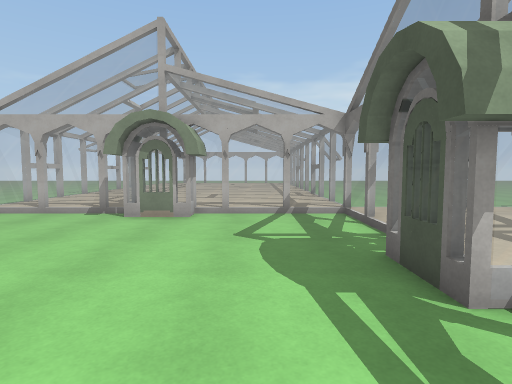
View 1 (above)

15 first-person views from a walk through a Unity game level. The camera is 1.4 m above the floor, tilts 4° down and sees 80° across. The floor is counted in squares, 1 m on a side. Each view is taken from the middle of a square. On the plan, view 1 faces up. The plan holds only what a view shows up to about 14 squares ahead; the rest is blank. The place goes on beyond the plan.

View 2
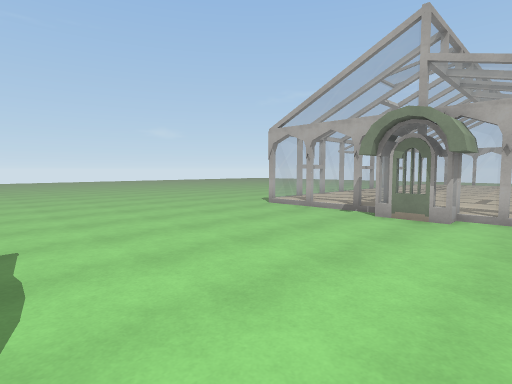

View 3
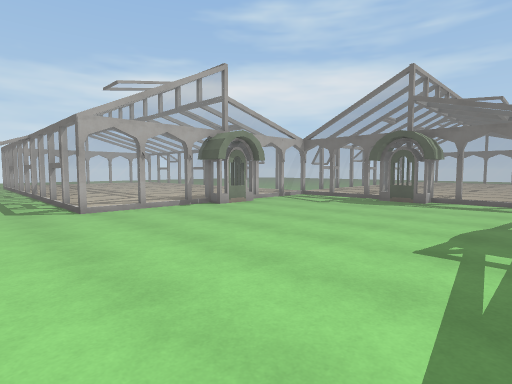

View 4
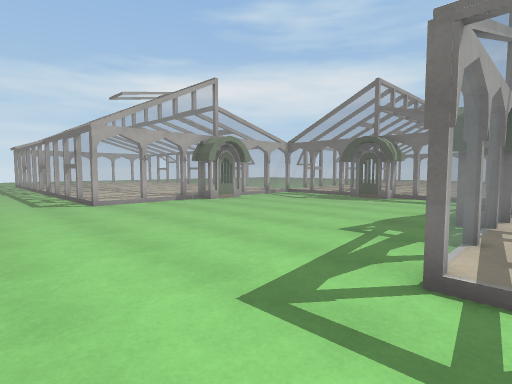

View 5
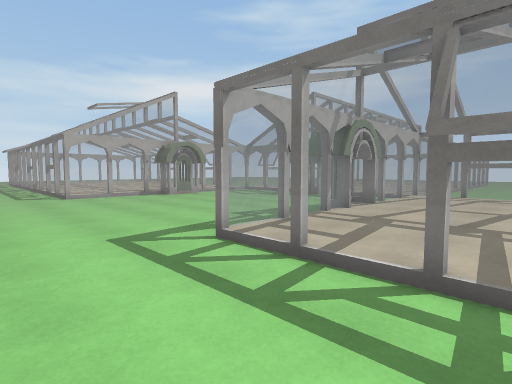

View 6
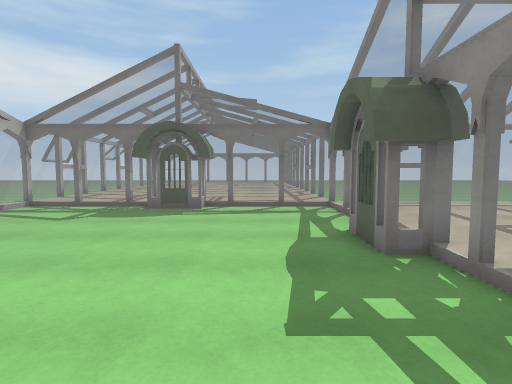

View 7
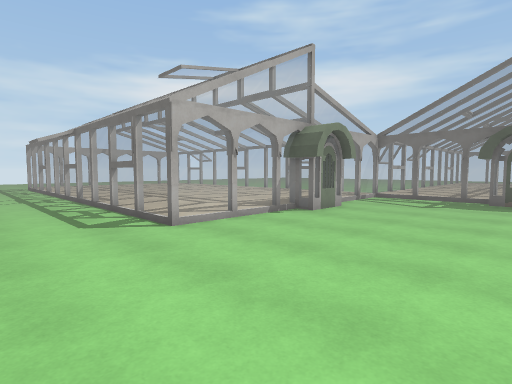

View 8
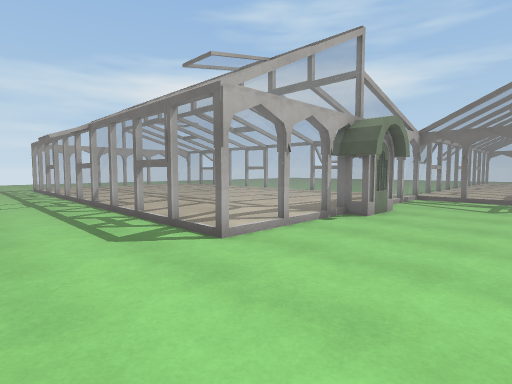

View 9
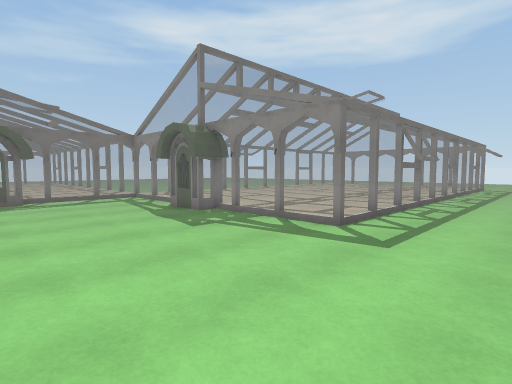

View 10
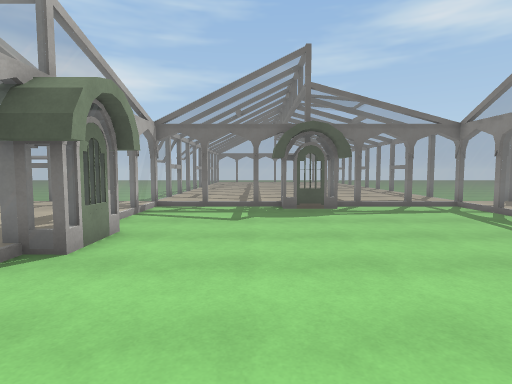

View 11
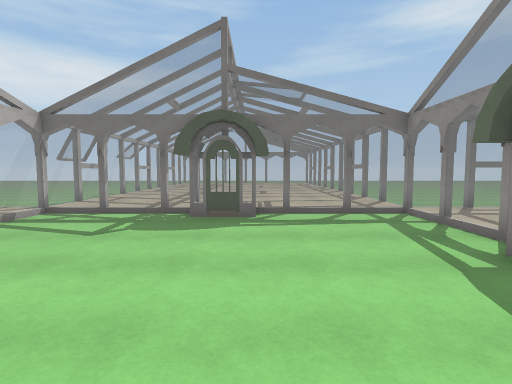

View 12
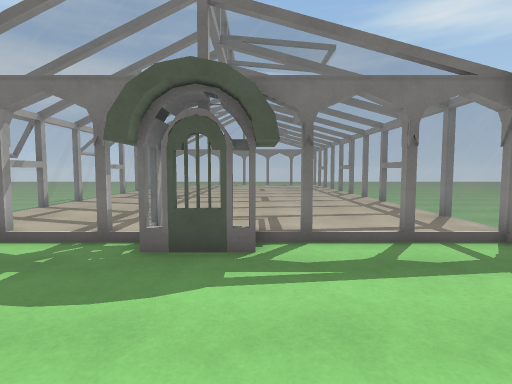

View 13
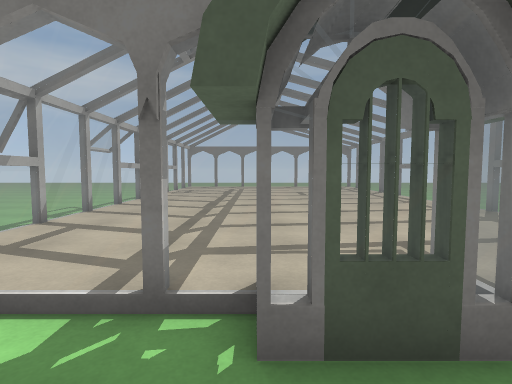

View 14
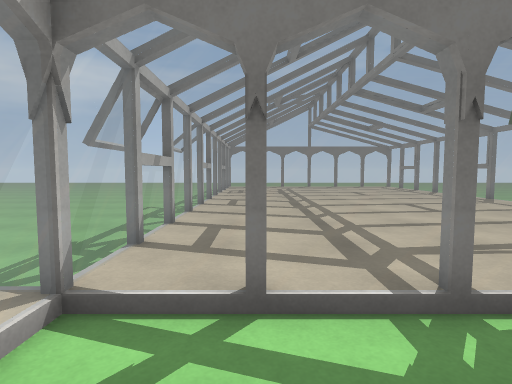

View 15
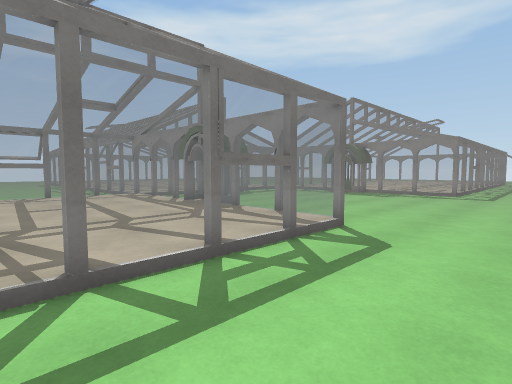

### Floor plan
Key: @ floor where view 1 was taken; # wall or solid block; . main floor; : floor 0.25 m higher than the main floor; = window, fence, low wall or low ledge; O other object.
Columns run from 13 left of view 1 to 14 right of it. Each row starts with its distance up from view 1.
 17 ....=                  ...
 16  ...#:::::::::::      ......
 15 ....=:::::::::::=    .......
 14 ....=:::::::::::=  .........
 13 ....O:::::::::::=...........
 12 ....=:::::::::::#...........
 11 ....=:::::::::::=..........
 10 ....======:===========#====
  9 .........=#=....=:::::::::::
  8 ................=:::::::::::
  7 ................=:::::::::::
  6 ................=:::::::::::
  5 ...............==:::::::::::
  4 ...............#::::::::::::
  3 ...............==:::::::::::
  2 ................=:::::::::::
  1 ................=:::::::::::
  0 .............@..=:::::::::::
 -1 .........=#=....=::::::::::
 -2 ....======:=======#=###=#=##
 -3 ....=:::::::::::= ......
 -4 ....#:::::::::::# ......
 -5 ....=:::::::::::O ......
 -6  ...=:::::::::::  .. ...
 -7 ....=:::     :::=
 -8  ...=

Positions as (right, up) in squares from view 1, and headings:
1: (0, 0), facing up
2: (0, 0), facing up-left
3: (-12, -1), facing up-right
4: (-13, -3), facing up-right
5: (-13, -7), facing up-right
6: (-9, 1), facing right
7: (-13, 3), facing up-right
8: (-13, 5), facing up-right
9: (-13, 5), facing down-right
10: (-9, 6), facing right
11: (-7, 3), facing right
12: (-3, 3), facing right
13: (0, 5), facing right
14: (0, 8), facing right
15: (-13, 17), facing down-right
